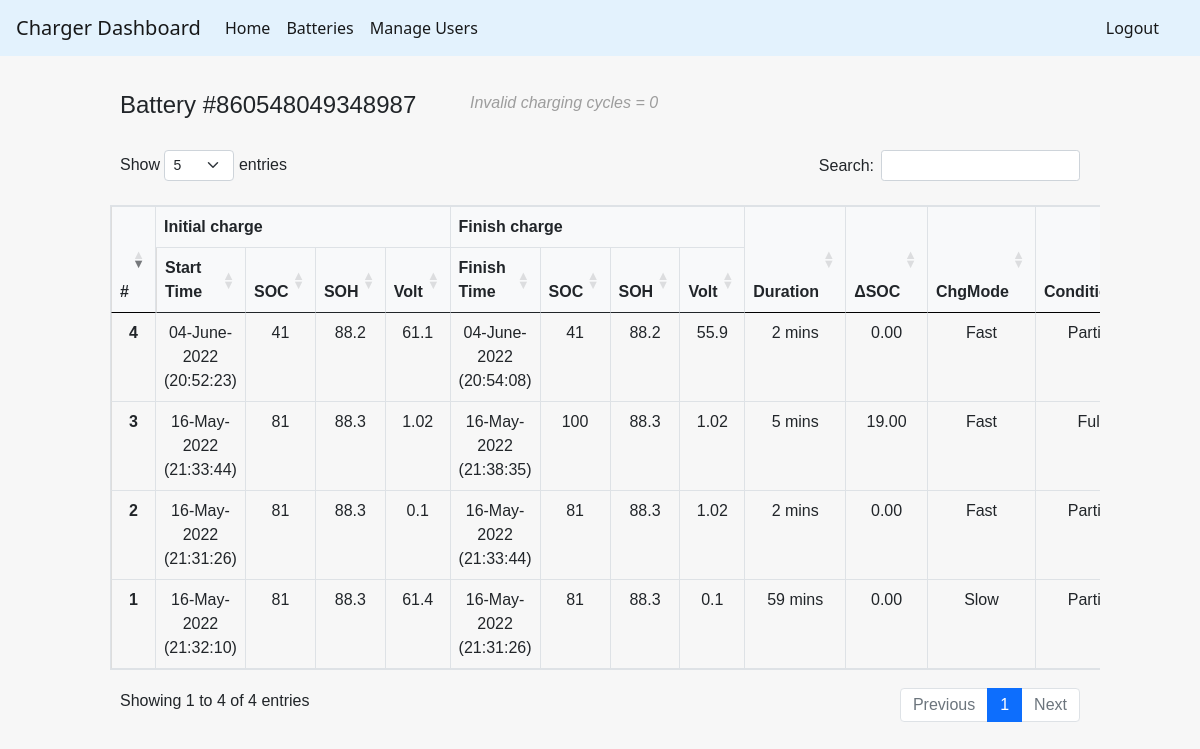
/connectedBatteries/860548049348987 (signed in), run on the app's committed database.
### tables this page shows
CREATE TABLE charger_s1 (
    id integer primary key autoincrement,
    productId INTEGER,
    Status INTEGER,
    SN TEXT,
    Time TEXT,
    SoC INTEGER,
    SoH INTEGER,
    Volt REAL
    , chargeMode INTEGER);

### flaskWebsite.py (the view, shortened to what this page needs)
@app.route('/connectedBatteries/<battSN>')
def singleBattery(battSN):
    if "username" in session:
        con = sqlite3.connect(dbName)
        cur = con.cursor()
        table_list = [a for a in cur.execute("SELECT name FROM sqlite_master WHERE type = 'table'")]
        batteryName = "Battery #" + str(battSN)
        lenIndex = [ [0] for i in range(2)]
        cur.execute("SELECT * FROM charger_s1 WHERE SN = ?", (battSN,))
        lenIndex[0] = len(cur.fetchall())
        cur.execute("SELECT * FROM charger_s2 WHERE SN = ?", (battSN,))
        lenIndex[1] = len(cur.fetchall())
        s1data = [ dict() for i in range(lenIndex[0]+1)]
        s2data = [ dict() for i in range(lenIndex[1]+1)]
        battData = [ dict() for i in range(lenIndex[0]+lenIndex[1])]
        loopCount = 0
        for row in cur.execute("SELECT * FROM charger_s1 WHERE SN = ?", (battSN,)):
            s1data[loopCount]['stat'] = row[2]
            s1data[loopCount]['time'] = row[4]
            s1data[loopCount]['soc'] = row[5]
            s1data[loopCount]['soh'] = row[6]
            s1data[loopCount]['volt'] = row[7]
            s1data[loopCount]['chargeMode'] = row[8]
            loopCount += 1
        loopCount = 0
        for row in cur.execute("SELECT * FROM charger_s2 WHERE SN = ?", (battSN,)):
            s2data[loopCount]['stat'] = row[2]
            s2data[loopCount]['time'] = row[4]
            s2data[loopCount]['soc'] = row[5]
            s2data[loopCount]['soh'] = row[6]
            s2data[loopCount]['volt'] = row[7]
            s2data[loopCount]['chargeMode'] = row[8]
            loopCount += 1
        validChargingCycle = 0
        invalidChargingCycle = 0
        for i in s1data:
            print(i)
        for i in range(lenIndex[0]-1):
            space = 1
            if s1data[i]['stat'] == 1:
                if s1data[i+1]['stat'] == 1:
                    chargeCondition = 'Partial'
                elif s1data[i+1]['stat'] == 2:
                    chargeCondition = 'Full'
                elif s1data[i+1]['stat'] == 0:
                    chargeCondition = 'Partial'
                elif s1data[i+1]['stat'] == -1:
                    invalidChargingCycle+=1
                    continue
                battData[validChargingCycle]['condition'] = chargeCondition
                battData[validChargingCycle]['init_soc']  = s1data[i]['soc']
                battData[validChargingCycle]['init_soh']  = s1data[i]['soh']
                battData[validChargingCycle]['init_volt'] = s1data[i]['volt']
                battData[validChargingCycle]['init_time'] = s1data[i]['time']
                battData[validChargingCycle]['chg_mode']  = s1data[i]['chargeMode']
                battData[validChargingCycle]['fin_soc']   = s1data[i+space]['soc']
                battData[validChargingCycle]['fin_soh']   = s1data[i+space]['soh']
                battData[validChargingCycle]['fin_volt']  = s1data[i+space]['volt']
                battData[validChargingCycle]['fin_time']  = s1data[i+space]['time']
                validChargingCycle += 1
        for i in range(validChargingCycle):
            battData[i]['delta_soc'] = battData[i]['fin_soc'] - battData[i]['init_soc']
            try:
                dateStart = datetime.strptime(battData[i]['init_time'], '%y/%m/%d,%H:%M:%S')
                dateFinish = datetime.strptime(battData[i]['fin_time'], '%y/%m/%d,%H:%M:%S')
                duration = (dateFinish - dateStart).total_seconds()
                if (duration < 3600):
                    durationString = "{:.0f} mins".format((duration % 3600) / 60)
                else:
                    durationString = "{} hrs {:.0f} mins".format(math.floor(duration / 3600), (duration % 3600) / 60)
                battData[i]['delta_time'] = durationString
                battData[i]['init_time'] = dateStart.strftime("%d-%B-%Y (%H:%M:%S)")
                battData[i]['fin_time'] = dateFinish.strftime("%d-%B-%Y (%H:%M:%S)")
            except:
                battData[i]['init_time'] = '-'
                battData[i]['fin_time'] = '-'
                battData[i]['delta_time'] = '-'
        cur.close()
        con.close()
        print("inv:{}".format(invalidChargingCycle))
        return render_template('displayOneBattery.html', lenValid=validChargingCycle, lenInvalid=invalidChargingCycle, batt_data=battData, batt_sn=battSN)
    else:
        return redirect(url_for('login'))

### templates/displayOneBattery.html (shortened to what this page needs)
{% extends "base.html" %}
{% block styles %}
<link rel= "stylesheet" type= "text/css" href= "{{ url_for('static',filename='styles/main.css') }}">
<link rel= "stylesheet" type= "text/css" href= "{{ url_for('static',filename='styles/addon_displayOneBattery.css') }}">
{% endblock %}
{% block content %}
<div class="container-fluid">
    <div class="row" style="margin-top: 15px; margin-bottom:0; padding-bottom:0; margin-left:0">
        <div class="col-sm battsn-col-width">
            <h4 style="margin:0; padding:0">Battery #{{ batt_sn }}</h4>
        </div>
        <div class="col-sm">
            <i style="margin-right:20px; color:#9d9d9d">Invalid charging cycles = {{ lenInvalid }}</i>
        </div>
    </div>
    <div class="row" style="margin:0; padding:0">
        <div class="table-responsive" style="margin:0; padding:0">
            <table id="batt" class="table table-bordered">
                <thead style="background-color: #f8f9fa">
                    <tr>
                        <th scope="col" rowspan = "2" style="border-bottom: 1px solid #000000;">#</th>
                        <th scope="col" colspan = "4">Initial charge</th>
                        <th scope="col" colspan = "4">Finish charge</th>
                        <th scope="col" rowspan = "2" style="border-bottom: 1px solid #000000;">Duration</th>
                        <th scope="col" rowspan = "2" style="border-bottom: 1px solid #000000;">ΔSOC</th>
                        <th scope="col" rowspan = "2" style="border-bottom: 1px solid #000000;">ChgMode</th>
                        <th scope="col" rowspan = "2" style="border-bottom: 1px solid #000000;">Condition</th>
                    </tr>
                    <tr>
                        <th scope="col">Start Time</th>
                        <th scope="col">SOC</th>
                        <th scope="col">SOH</th>
                        <th scope="col">Volt</th>
                        <th scope="col">Finish Time</th>
                        <th scope="col">SOC</th>
                        <th scope="col">SOH</th>
                        <th scope="col">Volt</th>
                    </tr>
                </thead>
                <tbody>
                    {% for x in range (0,lenValid) %}
                    <tr>
                        <th scope="row"> {{ x + 1 }}</th>
                        <td>{{ batt_data[x]['init_time'] }}</td>
                        <td>{{ batt_data[x]['init_soc'] }}</td>
                        <td>{{ batt_data[x]['init_soh'] }}</td>
                        <td>{{ batt_data[x]['init_volt'] }}</td>
                        <td>{{ batt_data[x]['fin_time'] }}</td>
                        <td>
                            {% if batt_data[x]['condition'] == "Full" %}
                                100
                            {% else %}
                                {{ batt_data[x]['fin_soc'] }}
                            {% endif %}
                        </td>
                        <td>{{ batt_data[x]['fin_soh'] }}</td>
                        <td>{{ batt_data[x]['fin_volt'] }}</td>
                        <td>{{ batt_data[x]['delta_time'] }}</td>
                        <td>
                            {% if batt_data[x]['condition'] == "Full" %}
                                {% set dispDeltaSoc = 100 - batt_data[x]['init_soc'] %}
                            {% else %}
                                {% set dispDeltaSoc = batt_data[x]['delta_soc'] %}
                            {% endif %}
                            {{'%0.2f'| format(dispDeltaSoc|float)}}
                        </td>
                        <td>
                            {% if batt_data[x]['chg_mode'] == 0 %}
                                Slow
                            {% else %}
                                Fast
                            {% endif %}
                        </td>
                        <td>{{ batt_data[x]['condition'] }}</td>
                    </tr>
                    {% endfor %}
                </tbody>
            </table>
        </div>
    </div>
</div>
{% endblock %}

### templates/base.html (shortened to what this page needs)
<!doctype html>
<html>
<head>
    <link href='https://unpkg.com/boxicons@2.1.2/css/boxicons.min.css' rel='stylesheet'>
    <link rel="stylesheet" href="https://cdn.jsdelivr.net/npm/bootstrap@4.3.1/dist/css/bootstrap.min.css"
>
    <link href="https://cdn.jsdelivr.net/npm/bootstrap@5.0.1/dist/css/bootstrap.min.css" rel="stylesheet"
>
    <link rel="stylesheet" type="text/css" href="https://cdn.datatables.net/1.10.25/css/dataTables.bootstrap5.css">
    {% block styles %}{% endblock %}
</head>
<body>
    {% if session['username']|length %}
    <nav class="navbar navbar-expand-lg navbar-light" style="background-color: #e3f2fd;">
        <a class="navbar-brand" href="/home">Charger Dashboard</a>
        <div class="collapse navbar-collapse" id="navbarSupportedContent">
            <ul class="navbar-nav mr-auto">
                <li class="nav-item active">
                    <a class="nav-link" href="/home">Home <span class="sr-only">(current)</span></a>
                </li>
                <li class="nav-item active">
                    <a class="nav-link" href="/batteries">Batteries</a>
                </li>
                <li class="nav-item active">
                    <a class="nav-link" href="/manage-users">Manage Users</a>
                </li>
            </ul>
            <span class="navbar-text">
                <a class="nav-link" href="/logout" style="padding:0 25px">Logout</a>
            </span>
        </div>
    </nav>
    {% endif %}
    {% block content %}
    {% endblock %}
</body>
</html>

### static/styles/main.css (style rules this page uses)
body { background-color: #f7f7f7; }
.container-fluid { padding: 0 100px; font-family: 'Quicksand', sans-serif; font-size: 16px; }

### static/styles/addon_displayOneBattery.css (style rules this page uses)
body { margin: 0; }
.container-fluid div { padding: 10px; }
.table-bordered { text-align: center; }
th { border-top: 1px solid #dddddd; border-bottom: 1px solid #dddddd; border-right: 1px solid #dddddd; }
th:first-child { border-left: 1px solid #dddddd; }
.battsn-col-width { -ms-flex: 0 0 350px; flex: 0 0 350px; padding-bottom:0px; padding-top:0px; text-align: left; }

### data on the page
charger_s1: SoH "88.3", Volt "61.4"
charger_s1: SoH "88.3", Volt "0.1", SoH "88.3", Volt "0.1"
charger_s1: SoH "88.3", Volt "1.02", SoH "88.3", Volt "1.02"
charger_s1: SoH "88.3", Volt "1.02"
charger_s1: SoH "88.2", Volt "61.1"
charger_s1: SoH "88.2", Volt "55.9"

### other printed values
{{ batt_sn }} "860548049348987"
{{ lenInvalid }} "0"
{{ x + 1 }} "1" "2" "3" "4"
{{ batt_data[x]['init_time'] }} "16-May-2022 (21:32:10)" "16-May-2022 (21:31:26)" "16-May-2022 (21:33:44)" "04-June-2022 (20:52:23)"
{{ batt_data[x]['init_soc'] }} "81" "81" "81" "41"
{{ batt_data[x]['fin_time'] }} "16-May-2022 (21:31:26)" "16-May-2022 (21:33:44)" "16-May-2022 (21:38:35)" "04-June-2022 (20:54:08)"
{{ batt_data[x]['fin_soc'] }} "81" "81" "41"
{{ batt_data[x]['delta_time'] }} "59 mins" "2 mins" "5 mins" "2 mins"
{{ '%0.2f'| format(dispDeltaSoc|float) }} "0.00" "0.00" "19.00" "0.00"
